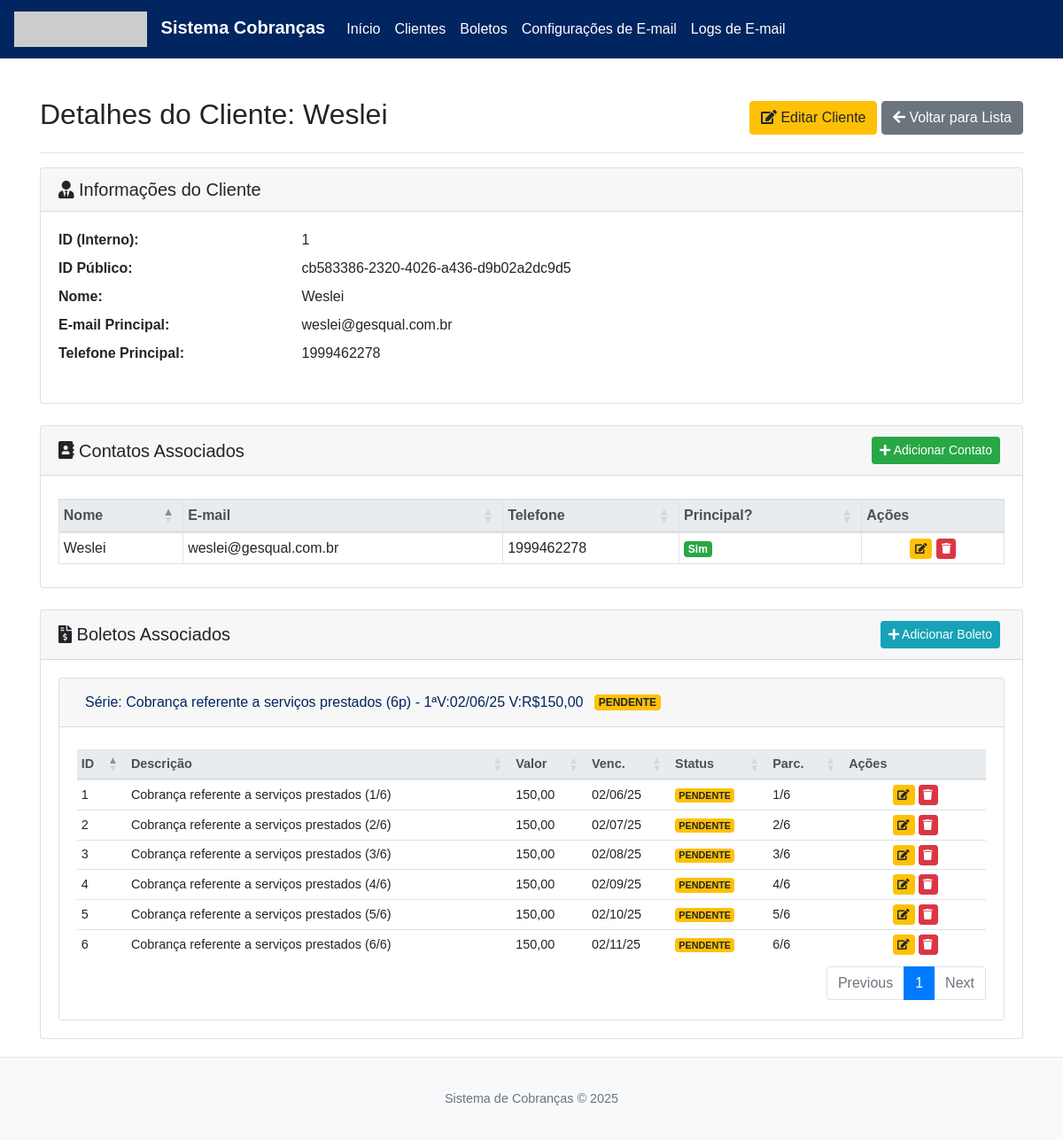
/clientes/cb583386-2320-4026-a436-d9b02a2dc9d5, run on the app's committed database.
### database.py (models this page shows, shortened)
class Cliente(db.Model):
    __tablename__ = 'cliente'
    id = db.Column(db.Integer, primary_key=True)
    public_id = db.Column(db.String(36), unique=True, nullable=False)
    nome = db.Column(db.String(150), nullable=False)
    email_principal = db.Column(db.String(120), unique=True, nullable=True)
    telefone_principal = db.Column(db.String(20), nullable=True)
    contatos = db.relationship('Contato', backref='cliente', lazy=True, cascade="all, delete-orphan")
    boletos = db.relationship('Boleto', backref='cliente', lazy=True, cascade="all, delete-orphan")
    __table_args__ = (Index('ix_cliente_public_id', 'public_id'),)

class Contato(db.Model):
    __tablename__ = 'contato'
    id = db.Column(db.Integer, primary_key=True)
    nome = db.Column(db.String(150), nullable=False)
    email = db.Column(db.String(120), nullable=True)
    telefone = db.Column(db.String(20), nullable=True)
    cliente_id = db.Column(db.Integer, db.ForeignKey('cliente.id', name='fk_contato_cliente_id'), nullable=False)
    is_principal = db.Column(db.Boolean, default=False, nullable=False)

class Boleto(db.Model):
    __tablename__ = 'boleto'
    id = db.Column(db.Integer, primary_key=True)
    public_id = db.Column(db.String(36), unique=True, nullable=False, default=generate_uuid)
    descricao_base = db.Column(db.String(180), nullable=False, default="Cobrança")
    descricao_completa = db.Column(db.String(200), nullable=True)
    valor = db.Column(db.Float, nullable=False)
    data_vencimento = db.Column(db.Date, nullable=False)
    periodicidade_replicacao = db.Column(db.String(20), nullable=False, default='mensal')
    numero_parcelas = db.Column(db.Integer, nullable=False, default=1)
    grupo_replicacao_id = db.Column(db.String(36), nullable=True)
    parcela_atual = db.Column(db.Integer, default=1, nullable=False)
    cliente_id = db.Column(db.Integer, db.ForeignKey('cliente.id', name='fk_boleto_cliente_id'), nullable=False)
    status = db.Column(db.String(20), nullable=False, default='pendente')
    data_pagamento = db.Column(db.Date, nullable=True)
    __table_args__ = (Index('ix_boleto_public_id', 'public_id'),)

### app.py (the view)
@main_bp.route('/clientes/<string:public_id>')
def view_cliente(public_id):
    cliente = Cliente.query.filter_by(public_id=public_id).first_or_404()
    boletos_agrupados_dict = defaultdict(list)
    boletos_do_cliente_ordenados = sorted(
        [b for b in cliente.boletos],
        key=lambda b: (b.grupo_replicacao_id if b.grupo_replicacao_id else str(uuid.uuid4()),
                       b.data_vencimento if b.data_vencimento else date.min,
                       b.parcela_atual)
    )
    for boleto_item in boletos_do_cliente_ordenados:
        grupo_chave = boleto_item.grupo_replicacao_id if boleto_item.grupo_replicacao_id else boleto_item.public_id
        boletos_agrupados_dict[grupo_chave].append(boleto_item)
    lista_de_grupos_de_boletos = []
    for grupo_id, boletos_no_grupo in boletos_agrupados_dict.items():
        boletos_no_grupo_ordenados = sorted(boletos_no_grupo, key=lambda b: (b.data_vencimento if b.data_vencimento else date.min, b.parcela_atual))
        if boletos_no_grupo_ordenados:
            lista_de_grupos_de_boletos.append({
                'id_do_grupo': grupo_id, 'boletos': boletos_no_grupo_ordenados,
                'e_serie': len(boletos_no_grupo_ordenados) > 1 and boletos_no_grupo_ordenados[0].grupo_replicacao_id is not None,
                'primeiro_boleto': boletos_no_grupo_ordenados[0]
            })
    lista_de_grupos_de_boletos.sort(key=lambda g: (g['primeiro_boleto'].data_vencimento if g['primeiro_boleto'].data_vencimento else date.min))
    return render_template('view_cliente.html', cliente=cliente, boletos_agrupados_lista=lista_de_grupos_de_boletos)

### database.py (called while the page is built)
@event.listens_for(Engine, "connect")
def _set_sqlite_pragma(dbapi_connection, connection_record):
    if isinstance(dbapi_connection, SQLite3Connection):
        cursor = dbapi_connection.cursor()
        cursor.execute("PRAGMA foreign_keys=ON;")
        cursor.close()

### templates/view_cliente.html (shortened to what this page needs)
{% extends "base.html" %}
{% block head_extra %}
<link rel="stylesheet" href="https://cdnjs.cloudflare.com/ajax/libs/font-awesome/5.15.3/css/all.min.css">
<link rel="stylesheet" href="https://cdn.datatables.net/1.13.8/css/dataTables.bootstrap4.min.css">
{% endblock %}
{% block content %}
<div class="d-flex justify-content-between align-items-center mb-3">
    <h2>Detalhes do Cliente: {{ cliente.nome }}</h2>
    <div>
        <a href="{{ url_for('main.editar_cliente', public_id=cliente.public_id) }}" class="btn btn-warning"><i class="fas fa-edit"></i> Editar Cliente</a>
        <a href="{{ url_for('main.listar_clientes') }}" class="btn btn-secondary"><i class="fas fa-arrow-left"></i> Voltar para Lista</a>
    </div>
</div>
<hr>
<div class="card mb-4">
  <div class="card-header"><h5><i class="fas fa-user-tie"></i> Informações do Cliente</h5></div>
  <div class="card-body">
    <dl class="row">
      <dt class="col-sm-3">ID (Interno):</dt><dd class="col-sm-9">{{ cliente.id }}</dd>
      <dt class="col-sm-3">ID Público:</dt><dd class="col-sm-9">{{ cliente.public_id }}</dd>
      <dt class="col-sm-3">Nome:</dt><dd class="col-sm-9">{{ cliente.nome }}</dd>
      <dt class="col-sm-3">E-mail Principal:</dt><dd class="col-sm-9" id="clienteEmailPrincipalDisplay">{{ cliente.email_principal or 'N/D (defina um contato principal)' }}</dd>
      <dt class="col-sm-3">Telefone Principal:</dt><dd class="col-sm-9" id="clienteTelefonePrincipalDisplay">{{ cliente.telefone_principal or 'N/D (defina um contato principal)' }}</dd>
    </dl>
  </div>
</div>
<div class="card mb-4">
  <div class="card-header d-flex justify-content-between align-items-center">
    <h5><i class="fas fa-address-book"></i> Contatos Associados</h5>
    <button type="button" class="btn btn-success btn-sm" data-toggle="modal" data-target="#modalGerenciarContato" data-action="novo">
        <i class="fas fa-plus"></i> Adicionar Contato
    </button>
  </div>
  <div class="card-body">
    <div class="table-responsive">
      <table id="contatosTable" class="table table-sm table-hover table-bordered" style="width:100%">
        <thead class="thead-light"><tr>
          <th>Nome</th><th>E-mail</th><th>Telefone</th><th>Principal?</th><th class="actions-col no-sort">Ações</th>
        </tr></thead>
        <tbody id="listaContatosBody">
        {% for contato in cliente.contatos %}
        <tr id="contatoRow-{{ contato.id }}">
          <td>{{ contato.nome }}</td>
          <td>{{ contato.email or '-' }}</td>
          <td>{{ contato.telefone or '-' }}</td>
          <td class="is-principal-cell">{% if contato.is_principal %}<span class="badge badge-success">Sim</span>{% else %}<span class="badge badge-secondary">Não</span>{% endif %}</td>
          <td class="actions-col">
            <button type="button" class="btn btn-warning btn-xs btn-abrir-modal-contato"
                    data-toggle="modal" data-target="#modalGerenciarContato"
                    data-contato-id="{{ contato.id }}"
                    data-nome="{{ contato.nome }}"
                    data-email="{{ contato.email or '' }}"
                    data-telefone="{{ contato.telefone or '' }}"
                    data-is-principal="{{ 'true' if contato.is_principal else 'false' }}"
                    data-action="editar"
                    title="Editar Contato">
                <i class="fas fa-edit"></i>
            </button>
            <button type="button" class="btn btn-danger btn-xs btn-excluir-contato" data-contato-id="{{ contato.id }}" data-contato-nome="{{ contato.nome }}" title="Excluir Contato"><i class="fas fa-trash"></i></button>
          </td>
        </tr>
        {% endfor %}
        </tbody>
      </table>
    </div>
  </div>
</div>
<div class="card">
  <div class="card-header d-flex justify-content-between align-items-center">
    <h5><i class="fas fa-file-invoice-dollar"></i> Boletos Associados</h5>
    <a href="{{ url_for('main.novo_boleto', cliente_id=cliente.id, redirect_to_client_public_id=cliente.public_id) }}" class="btn btn-info btn-sm"><i class="fas fa-plus"></i> Adicionar Boleto</a>
  </div>
  <div class="card-body">
    {% if boletos_agrupados_lista %}
    <div class="accordion accordion-boletos" id="accordionBoletosCliente">
      {% for grupo_info in boletos_agrupados_lista %}
      {% set gid = grupo_info.id_do_grupo.replace('-', '') %}
      <div class="card">
        <div class="card-header" id="heading{{ loop.index0 }}">
          <h5 class="mb-0">
            <button class="btn btn-link {% if not loop.first %}collapsed{% endif %}" type="button" data-toggle="collapse" data-target="#collapse{{ loop.index0 }}" aria-expanded="{{ 'true' if loop.first else 'false' }}">
              {% if grupo_info.e_serie %}Série: {{ grupo_info.primeiro_boleto.descricao_base }} ({{ grupo_info.boletos|length }}p) - 1ªV:{{ grupo_info.primeiro_boleto.data_vencimento.strftime('%d/%m/%y') }} V:R${{ "%.2f"|format(grupo_info.primeiro_boleto.valor)|replace('.', ',') }}
              {% else %}Boleto: {{ grupo_info.primeiro_boleto.descricao_completa }} V:{{ grupo_info.primeiro_boleto.data_vencimento.strftime('%d/%m/%y') }} R${{ "%.2f"|format(grupo_info.primeiro_boleto.valor)|replace('.', ',') }}{% endif %}
              {% if grupo_info.primeiro_boleto.status == 'pago' %}<span class="badge badge-success ml-2">PAGO</span>{% else %}<span class="badge badge-warning ml-2">PENDENTE</span>{% endif %}
            </button>
          </h5>
        </div>
        <div id="collapse{{ loop.index0 }}" class="collapse {% if loop.first %}show{% endif %}" data-parent="#accordionBoletosCliente">
          <div class="card-body">
            <table class="table table-sm table-hover table-boletos-accordion" style="width:100%">
              <thead class="thead-light">
                <tr><th>ID</th><th>Descri&ccedil;&atilde;o</th><th>Valor</th><th>Venc.</th><th>Status</th><th>Parc.</th><th class="actions-col no-sort">A&ccedil;&otilde;es</th></tr>
              </thead>
              <tbody>
              {% for b in grupo_info.boletos %}
              <tr class="{% if b.status=='pago' %}boleto-pago-row-accordion{% endif %}">
                <td>{{ b.id }}</td>
                <td>{{ b.descricao_completa }}</td>
                <td>{{ "%.2f"|format(b.valor)|replace('.', ',') }}</td>
                <td>{{ b.data_vencimento.strftime('%d/%m/%y') }}</td>
                <td>{% if b.status=='pago' %}<span class="badge badge-success">PAGO</span>{% else %}<span class="badge badge-warning">PENDENTE</span>{% endif %}</td>
                <td>{{ b.parcela_atual }}/{{ b.numero_parcelas }}</td>
                <td class="actions-col">
                  <button class="btn btn-warning btn-xs btn-editar-boleto-modal" data-toggle="modal" data-target="#modalEdicaoBoleto" data-public-id="{{ b.public_id }}" data-redirect-client-id="{{ cliente.public_id }}"><i class="fas fa-edit"></i></button>
                  {% if b.status!='pago' %}
                  <button class="btn btn-danger btn-xs" data-toggle="modal" data-target="#confirmDeleteBoletoModal{{ b.id }}"><i class="fas fa-trash"></i></button>
                  {% endif %}
                </td>
              </tr>
              {% endfor %}
              </tbody>
            </table>
          </div>
        </div>
      </div>
      {% endfor %}
    </div>
    {% else %}
      <p class="text-muted">Nenhum boleto cadastrado.</p>
    {% endif %}
  </div>
</div>
{% endblock %}

### static/style.css (style rules this page uses)
body { display: flex; flex-direction: column; min-height: 100vh; font-family: 'Arial', sans-serif; }
.table th, .table td { vertical-align: middle; }
.actions-col { width: 150px; text-align: center; }
.btn-sm { margin-right: 5px; }
.card-header h5 { margin-bottom: 0; }

### templates/view_cliente.html (style rules this page uses)
.btn-xs { padding: .1rem .3rem; font-size: .75rem; line-height: 1.5; border-radius: .2rem; }
.accordion-boletos .card-header { padding: .5rem 1rem; }
.accordion-boletos .btn-link { font-weight: 500; color: #002561; text-decoration: none; width: 100%; text-align: left; }
.table-boletos-accordion th, .table-boletos-accordion td { font-size: 0.9em; }

### data on the page
Cliente: nome "Weslei", id "1", public_id "cb583386-2320-4026-a436-d9b02a2dc9d5", email_principal "weslei@gesqual.com.br", telefone_principal "1999462278"
Contato: nome "Weslei", email "weslei@gesqual.com.br", telefone "1999462278", is_principal "Sim"
Boleto: primeiro_boleto.descricao_base "Cobrança referente a serviços prestados", boletos|length "6", primeiro_boleto.data_vencimento "02/06/25", valor "150,00", status "PENDENTE", id "1", descricao_completa "Cobrança referente a serviços prestados (1/6)", data_vencimento "02/06/25", parcela_atual "1", numero_parcelas "6"
Boleto: id "2", descricao_completa "Cobrança referente a serviços prestados (2/6)", valor "150,00", data_vencimento "02/07/25", status "PENDENTE", parcela_atual "2", numero_parcelas "6"
Boleto: id "3", descricao_completa "Cobrança referente a serviços prestados (3/6)", valor "150,00", data_vencimento "02/08/25", status "PENDENTE", parcela_atual "3", numero_parcelas "6"
Boleto: id "4", descricao_completa "Cobrança referente a serviços prestados (4/6)", valor "150,00", data_vencimento "02/09/25", status "PENDENTE", parcela_atual "4", numero_parcelas "6"
Boleto: id "5", descricao_completa "Cobrança referente a serviços prestados (5/6)", valor "150,00", data_vencimento "02/10/25", status "PENDENTE", parcela_atual "5", numero_parcelas "6"
Boleto: id "6", descricao_completa "Cobrança referente a serviços prestados (6/6)", valor "150,00", data_vencimento "02/11/25", status "PENDENTE", parcela_atual "6", numero_parcelas "6"
